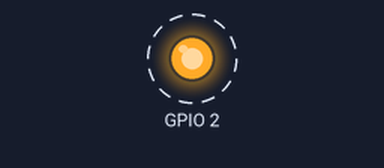
Simulated run of this program. Board: ESP32. Parts: output pins drawn as LEDs (lit = HIGH). Dashed ring = blinking.

Above: at 0.5 s.
Timing chart, 0 to 4.6 s (numbered marks = the images above):
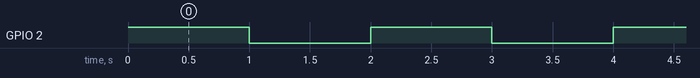

Measured:
- by itself, GPIO 2: alternates HIGH for 1.0 s and LOW for 1.0 s

The program:

main.cpp
```cpp
#include "driver/gpio.h"
#include "freertos/FreeRTOS.h"
#include "freertos/task.h"
#include "Arduino.h"


void app_main() {
    /**
     * @brief 配置 GPIO_NUM_2 引脚为输出模式并设置其电平为高电平。
     *
     * 此函数首先选择 GPIO_NUM_2 引脚，然后将其配置为输出模式，最后将该引脚的电平设置为高电平（1）。
     */
    esp_rom_gpio_pad_select_gpio(GPIO_NUM_2);
    gpio_set_direction(GPIO_NUM_2, GPIO_MODE_OUTPUT);
    while (1) {

        gpio_set_level(GPIO_NUM_2, 1);
        vTaskDelay(1000 / portTICK_PERIOD_MS);
        gpio_set_level(GPIO_NUM_2, 0);
        vTaskDelay(1000 / portTICK_PERIOD_MS);

    }
}
```
